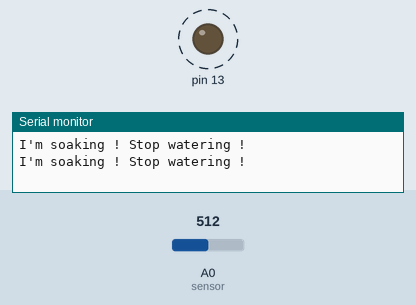
Bench run of a sketch on a simulated Arduino Uno, built with avr-gcc and run on an emulated ATmega328P. On the bench: output pins drawn as LEDs (lit = HIGH), the last lines printed to the serial monitor. Dashed ring = blinking. The inputs (shaded band) are chosen by the test bench; at power-on: A0 (sensor) = 512.

Above: at 2.0 s.
2.1 s: A0 (sensor) set to 410
6.6 s: A0 (sensor) set to 383
At 7.6 s:
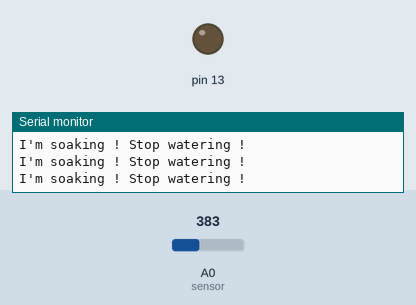
8.3 s: A0 (sensor) set to 716
At 10.1 s:
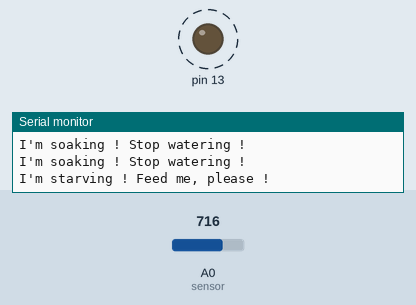
11.9 s: A0 (sensor) set to 789
15.4 s: A0 (sensor) set to 808
At 15.4 s:
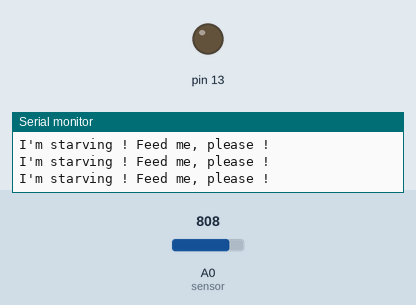
17.1 s: A0 (sensor) set to 511
At 17.8 s:
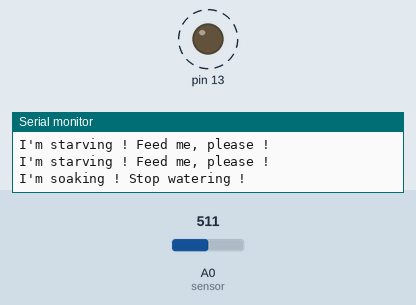
Timing chart, 0 to 22.6 s (numbered marks = the images above; inputs shaded):
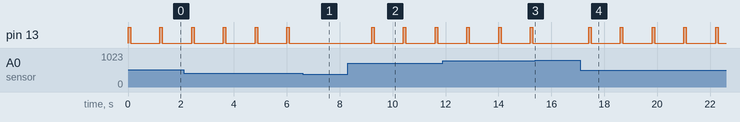

Measured:
- the behaviour switches between 401 and 400 on A0 (sensor) (found by bisection; images 0 and 1)
- the behaviour switches between 799 and 800 on A0 (sensor) (found by bisection; images 2 and 3)
- after the input at 6.6 s, pin 13: stays LOW (without the input it goes to HIGH after 0.60 s)
- after the input at 8.3 s, pin 13: alternates HIGH for 0.10 s and LOW for 1.1 s, starting after 0.90 s
- after the input at 15.4 s, pin 13: stays LOW (without the input it goes to HIGH after 1.0 s)
- after the input at 17.1 s, pin 13: alternates HIGH for 0.10 s and LOW for 1.1 s, starting after 0.31 s
- by itself, pin 13: alternates HIGH for 0.10 s and LOW for 1.1 s

The sketch:

Water-Plant.ino
```cpp
int soil = 0;
const int  Air = 800; //in reality 790 +/- 2
const int Water = 400; //in reality 380 +/- 2
int intervals = (Air - Water) / 3; //The sensor detection range is divided in 3 sections: dry, wet , water
int prevState = 0;

void setup()
{
  pinMode(13, OUTPUT);
  Serial.begin(9600); //open serial port, set the baud rate to 9600 bps
}

void loop()
{
  soil = analogRead(A0); //put sensor in the soil
  int currentState = 0;

  if (soil > Water && soil < (Water + intervals)) // range between  400 - 533
  {
    Serial.println("I'm soaking ! Stop watering !");
    digitalWrite(13, HIGH);
    delay(100);
    digitalWrite(13, LOW);
    delay(100);
  }
  else if (soil > (Water + intervals) && soil < (Air - intervals)) // range between 533 - 666
  {
    currentState = 1;
    if (currentState != prevState)
    {
      Serial.println("I'm ok ! Thank you :)");
      prevState = currentState;
    }
  }
  else if (soil > (Air - intervals) && soil < Air) //range between 666 - 800
  {
    Serial.println("I'm starving ! Feed me, please !");
    digitalWrite(13, HIGH);
    delay(100);
    digitalWrite(13, LOW);
    delay(100);
  }
  delay (1000);
}
```
